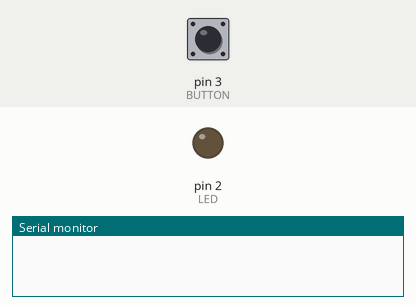
Bench run of a sketch on a simulated Arduino Uno, built with avr-gcc and run on an emulated ATmega328P. Parts: output pins drawn as LEDs (lit = HIGH), the last lines printed to the serial monitor. Dashed ring = blinking. Inputs (shaded band) come from the test bench; at power-on: pin 3 (BUTTON) LOW.

Above: at 1.2 s.
1.3 s: pin 3 (BUTTON) pulled HIGH for 0.15 s
At 1.4 s:
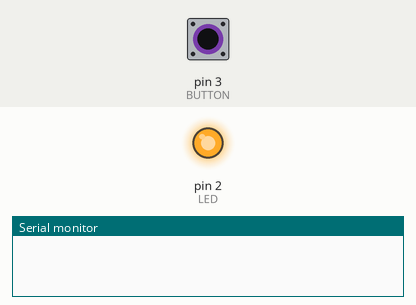
3.0 s: pin 3 (BUTTON) pulled HIGH for 1 s
At 5.0 s:
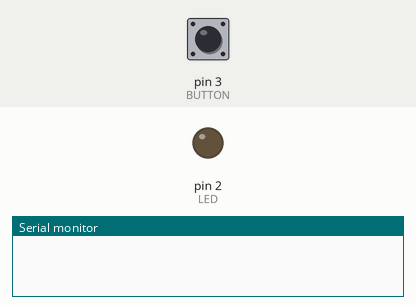
7.0 s: pin 3 (BUTTON) pulsed HIGH 2 times (0.12 s each, 0.3 s apart)
At 7.1 s:
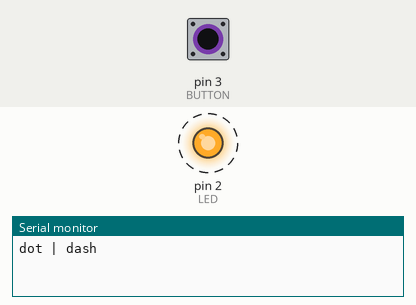
10.6 s: pin 3 (BUTTON) pulsed HIGH 5 times (0.12 s each, 0.3 s apart)
At 12.4 s:
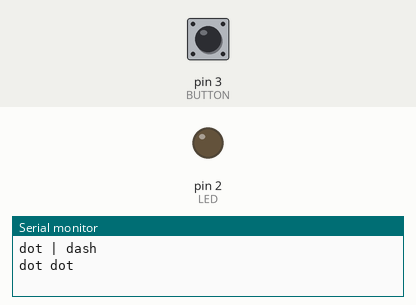
Timing chart, 0 to 13.9 s (numbered marks = the images above; inputs shaded):
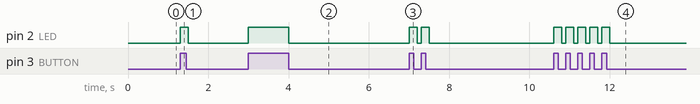

The sketch:

morseCode.ino
```cpp
/*Translates Morse Code from physical button to digital space
 *
 * Circuit:
 * 1 LED on D2 with 200 ohm resistor
 * 1 button on D3 w/ 10K resistor
 */

const int LED = 2;
const int BUTTON = 3;

int letter = 0;
int space = 0;

int scaler = 2;

String dash = "dash ";
String dot = "dot ";
String oneLetter;
String fullWord;

bool newL = false;

void setup() {
  Serial.begin(9600);

  pinMode(LED,OUTPUT);
  pinMode(BUTTON, INPUT);

  String fullWord = "";
}

void loop() {
  if(digitalRead(BUTTON)){
    digitalWrite(LED,HIGH);
    letter++; //increment letter
    space = 0; //reset space counter
  } else {
    digitalWrite(LED, LOW);
    //check for dot
    if(letter > 0 && letter < (4*scaler)){
      fullWord += dot;
      //oneLetter += dot;
      newL = true;
     //check for dash
    } else if (letter >= (4*scaler)){
      fullWord += dash;
      //oneLetter += dash;
      newL = true;
     //check for new letter
    } else if (space >= (4*scaler) && space < (8*scaler)){
      if (newL){
        fullWord += "| ";
        //fullWord += morseToChar(oneLetter);
        newL = false;
        oneLetter = "";
      }
     //check for end of word
    } else if (space == (8*scaler)){
     //Serial.println(fullWord);
     remLine(fullWord);
     fullWord = "";
    }
    letter = 0; //reset letter counter
    space ++; //increment space
  }

  delay(100);
}

void remLine(String toPrint){
  Serial.println(toPrint.substring(0,toPrint.length()-3));
}

//String morseToChar(String aLetter){
//  String thisLetter = "";
//
//  aLetter.trim();
//
//  if (aLetter == "dot dash"){
//    thisLetter = "a";
//  } else if (aLetter == "dash dot dot dot"){
//    thisLetter = "b";
//  }else if (aLetter == "dash dash dash"){
//    thisLetter = "o";
//  }else if (aLetter == "dot dot dot"){
//    thisLetter = "s";
//  } else {
//    thisLetter = "?";
//  }
//
//  Serial.println(thisLetter);
//  return thisLetter;
//}
```

Measured:
- after the input at 1.3 s, pin 2 (LED): LOW → HIGH at once, → LOW 0.20 s later
- after the input at 3.0 s, pin 2 (LED): LOW → HIGH at once, → LOW 1.0 s later
- after the input at 7.0 s, pin 2 (LED): alternates HIGH for 0.20 s and LOW for 0.10 s, 4 changes in all, then stays LOW, starting at once
- after the input at 10.6 s, pin 2 (LED): alternates HIGH for 0.20 s and LOW for 0.10 s, 10 changes in all, then stays LOW, starting at once
